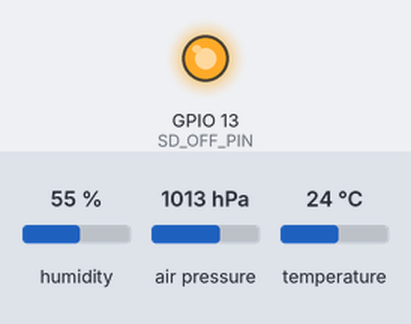
Recording of a sketch running on a simulated ESP32. Shown: output pins drawn as LEDs (lit = HIGH). The inputs (shaded band) are chosen by the test bench; at power-on: humidity 55 %, air pressure 1013 hPa, temperature 24 °C. The local clock reads 2024-03-15 10:24:30 at power-on unless the sketch sets it; storage starts empty; what the sketch prints to the serial monitor is not drawn. At 0.1 s the program puts the board to deep sleep or switches it off; the recording ends there.

Above: at 0.07 s.
Timing chart, 0 to 0.1 s (numbered marks = the images above):
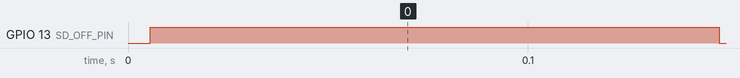

The sketch:

05_power_management_rtc.ino
```cpp
/*
 * Project: Personal Autonomous Weather Station
 * Phase 02: Power Management
 * File: 05_power_management_rtc.ino
 *
 * Description:
 * This sketch implements a fully autonomous deep sleep architecture.
 * The ESP32 relies on a DS3231 RTC to wake it up via an external
 * interrupt (EXT0).
 * Upon waking, it reads the BME280 sensor, powers ON the SD card, saves the
 * data with an accurate timestamp, schedules the next RTC alarm, and
 * immediately returns to deep sleep to conserve battery.
 *
 * Wiring:
 * - BME280:  3.3V -> VIN, GND -> GND, Pin 21 -> SDA, Pin 22 -> SCL
 * - DS3231:  3.3V -> VCC, GND -> GND, Pin 21 -> SDA, Pin 22 -> SCL,
 *            Pin 36 -> SQW (Requires a 10k pull-up resistor to 3.3V)
 * - SD Card: 5V   -> VCC, GND -> GND, Pin 19 -> MISO, Pin 23 -> MOSI,
 *            Pin 18 -> SCLK, Pin 5 -> CS,
 *            Pin 13 -> OFF (Requires a 10k pull-down resistor to GND)
 */

#include <Arduino.h>
#include <Adafruit_Sensor.h>
#include <Adafruit_BME280.h>
#include <SPI.h>
#include <SD.h>
#include <FS.h>
#include <RTClib.h>

#define SD_CS_PIN 5
#define SD_OFF_PIN 13
#define RTC_WAKEUP_PIN 36

// Offset between your computer's local time and UTC, in seconds.
// Used only to convert the compile time to UTC when setting the RTC.
// Example: Paris is UTC+1 in winter (3600) and UTC+2 in summer (7200).
#define COMPILE_TIME_UTC_OFFSET 7200

Adafruit_BME280 bme;
RTC_DS3231 rtc;

// How often should the station wake up to take a reading?
// (In seconds for testing)
const int WAKEUP_INTERVAL_SECONDS = 30;

void appendFile(fs::FS &fs, const char * path, const char * message) {
  File file = fs.open(path, FILE_APPEND);
  if (file) {
    file.print(message);
    file.close();
  }
}

void print_wakeup_reason(){
  esp_sleep_wakeup_cause_t wakeup_reason = esp_sleep_get_wakeup_cause();
  switch(wakeup_reason) {
    case ESP_SLEEP_WAKEUP_EXT0:
      Serial.println("Wakeup by external signal using RTC_IO (RTC Alarm)");
      break;
    case ESP_SLEEP_WAKEUP_EXT1:
      Serial.println("Wakeup by external signal using RTC_CNTL");
      break;
    case ESP_SLEEP_WAKEUP_TIMER:
      Serial.println("Wakeup caused by timer");
      break;
    case ESP_SLEEP_WAKEUP_TOUCHPAD:
      Serial.println("Wakeup caused by touchpad");
      break;
    case ESP_SLEEP_WAKEUP_ULP:
      Serial.println("Wakeup caused by ULP program");
      break;
    default:
      Serial.printf("Wakeup was not caused by deep sleep: %d\n", wakeup_reason);
      break;
  }
}

void setup() {
  Serial.begin(115200);
  Serial.println("\n--- Waking up from Deep Sleep ---");

  print_wakeup_reason();

  // 1. Initialize RTC
  if (!rtc.begin()) {
    Serial.println("Couldn't find RTC");
    Serial.flush();
    esp_deep_sleep_start(); // Sleep forever if RTC fails
  }

  // If the RTC lost power (e.g., battery died or first time use),
  // set the time to the compile time. We don't do this unconditionally
  // to avoid resetting the time on every deep sleep wake-up.
  if (rtc.lostPower()) {
    Serial.println("RTC lost power, setting the time to compile time!");
    // __DATE__ and __TIME__ are in local time: convert them to UTC.
    DateTime compileTime(F(__DATE__), F(__TIME__));
    rtc.adjust(compileTime - TimeSpan(COMPILE_TIME_UTC_OFFSET));
  }

  // Read the time immediately after waking up for maximum accuracy!
  DateTime now = rtc.now();

  // Power optimizations & alarm resets
  rtc.disable32K(); // Disable the 32kHz output to save power
  // Stop oscillating signals at SQW Pin (required for alarms)
  rtc.writeSqwPinMode(DS3231_OFF);
  rtc.disableAlarm(2); // Disable Alarm 2 so it doesn't accidentally trigger

  // Clear any existing alarm flags so the SQW pin goes back HIGH
  rtc.clearAlarm(1);
  rtc.clearAlarm(2);

  // 2. Initialize BME280 and read data
  if (bme.begin(0x76)) {
    // Forced mode: the sensor takes one measurement on demand, then goes
    // back to sleep (the library default, normal mode, measures non-stop).
    bme.setSampling(Adafruit_BME280::MODE_FORCED,
                    Adafruit_BME280::SAMPLING_X1,  // temperature
                    Adafruit_BME280::SAMPLING_X1,  // pressure
                    Adafruit_BME280::SAMPLING_X1,  // humidity
                    Adafruit_BME280::FILTER_OFF);
    bme.takeForcedMeasurement();
  } else {
    Serial.println("Could not find a valid BME280 sensor!");
  }
  float temperature = bme.readTemperature();
  float humidity = bme.readHumidity();
  float pressure = bme.readPressure() / 100.0F;

  // Format the data string using the built-in toString method
  char timestamp[] = "YYYY-MM-DDThh:mm:ss";
  now.toString(timestamp);

  char dataString[100];
  sprintf(dataString, "%s,%.2f,%.2f,%.2f\n",
          timestamp, temperature, humidity, pressure);

  Serial.print("Data: ");
  Serial.print(dataString);

  // 3. Power ON the SD Card and save data
  pinMode(SD_OFF_PIN, OUTPUT);
  digitalWrite(SD_OFF_PIN, HIGH);
  delay(100); // Wait for the SD card to power up and stabilize

  if (SD.begin(SD_CS_PIN)) {
    // Create header if file doesn't exist
    if (!SD.exists("/weather_data.csv")) {
      File file = SD.open("/weather_data.csv", FILE_WRITE);
      if (file) {
        file.println("timestamp,temperature,humidity,pressure");
        file.close();
      }
    }
    appendFile(SD, "/weather_data.csv", dataString);
    Serial.println("Data saved to SD card.");
  } else {
    Serial.println("Failed to mount SD card.");
  }

  // Power OFF the SD card module
  SD.end();
  digitalWrite(SD_OFF_PIN, LOW);

  // 4. Set the next wake-up alarm
  // To wake up on a fixed grid (e.g., exactly at :00 and :30 seconds),
  // we calculate the next interval boundary using Unix time (seconds
  // since 1970).
  // Read the time again: the work above took some time, and an alarm set
  // in the past would only fire the next day (it matches H:M:S).
  uint32_t currentUnix = rtc.now().unixtime();
  uint32_t remainder = currentUnix % WAKEUP_INTERVAL_SECONDS;
  uint32_t nextAlarmUnix = currentUnix - remainder + WAKEUP_INTERVAL_SECONDS;
  DateTime future(nextAlarmUnix);

  // Set Alarm 1 to trigger when the time matches.
  // Note: DS3231_A1_Hour is confusingly named! It actually means
  // "Match Hours, Minutes, and Seconds". This ensures the alarm fires
  // exactly once at the future time we just calculated.
  if (!rtc.setAlarm1(future, DS3231_A1_Hour)) {
      Serial.println("Error, alarm wasn't set!");
  } else {
      Serial.printf("Next reading scheduled for: %02d:%02d:%02d\n",
                    future.hour(), future.minute(), future.second());
  }

  // 5. Configure ESP32 Deep Sleep Wake-up Source
  // We use EXT0 to wake up when the RTC pulls pin 36 LOW
  esp_sleep_enable_ext0_wakeup((gpio_num_t)RTC_WAKEUP_PIN, 0);

  // 6. Go to Sleep
  Serial.println("Entering Deep Sleep...");
  Serial.flush();
  esp_deep_sleep_start();
}

void loop() {
  // We never reach the loop() because esp_deep_sleep_start() halts execution!
}
```

Measured:
- by itself, GPIO 13 (SD_OFF_PIN): LOW → HIGH at 0.01 s, → LOW 0.14 s later
